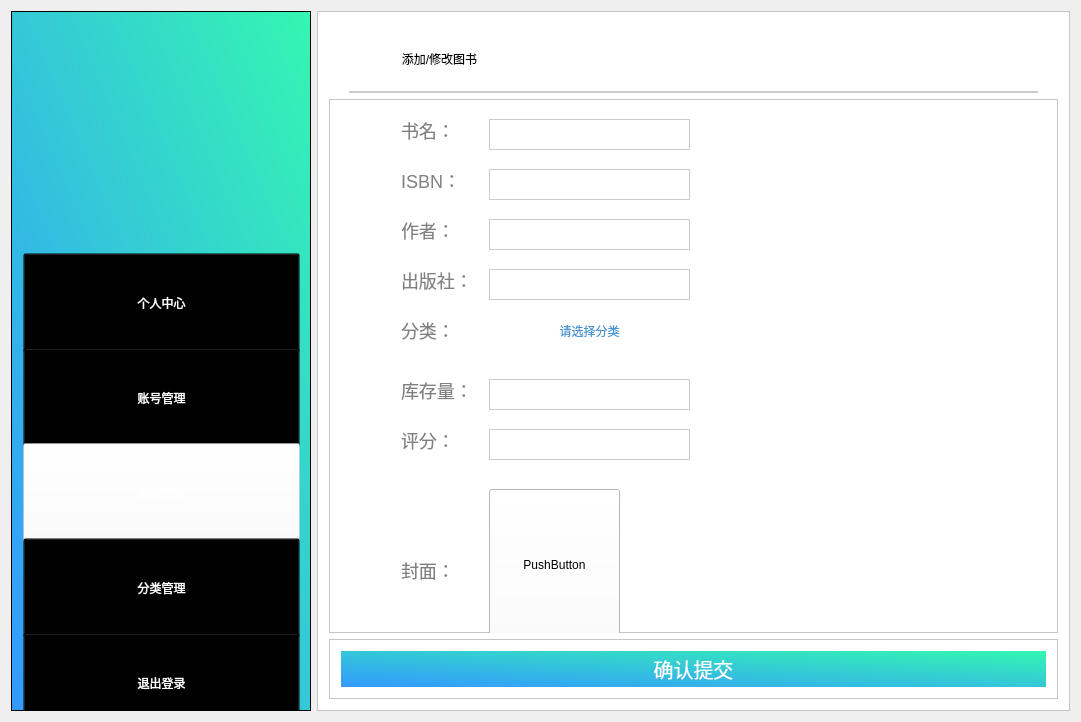
<?xml version="1.0" encoding="UTF-8"?>
<ui version="4.0">
 <class>admin_addbook</class>
 <widget class="QWidget" name="admin_addbook">
  <property name="geometry">
   <rect>
    <x>0</x>
    <y>0</y>
    <width>1081</width>
    <height>722</height>
   </rect>
  </property>
  <property name="windowTitle">
   <string>admin_addbook</string>
  </property>
  <layout class="QHBoxLayout" name="horizontalLayout">
   <item>
    <widget class="QFrame" name="frame">
     <property name="sizePolicy">
      <sizepolicy hsizetype="Fixed" vsizetype="Expanding">
       <horstretch>0</horstretch>
       <verstretch>0</verstretch>
      </sizepolicy>
     </property>
     <property name="minimumSize">
      <size>
       <width>300</width>
       <height>700</height>
      </size>
     </property>
     <property name="styleSheet">
      <string notr="true">
background-color: qlineargradient(spread:pad, x1:0, y1:1, x2:1, y2:0, stop:0 rgba(51, 153, 255,1), stop:1 rgba(52, 246, 177,1));</string>
     </property>
     <property name="frameShape">
      <enum>QFrame::StyledPanel</enum>
     </property>
     <property name="frameShadow">
      <enum>QFrame::Raised</enum>
     </property>
     <widget class="QFrame" name="frame_2">
      <property name="geometry">
       <rect>
        <x>70</x>
        <y>30</y>
        <width>171</width>
        <height>176</height>
       </rect>
      </property>
      <property name="minimumSize">
       <size>
        <width>0</width>
        <height>0</height>
       </size>
      </property>
      <property name="baseSize">
       <size>
        <width>0</width>
        <height>100</height>
       </size>
      </property>
      <property name="styleSheet">
       <string notr="true">image: url(:/Library/images/logo2.png);
background:transparent;</string>
      </property>
      <property name="frameShape">
       <enum>QFrame::StyledPanel</enum>
      </property>
      <property name="frameShadow">
       <enum>QFrame::Raised</enum>
      </property>
     </widget>
     <widget class="QFrame" name="frame_8">
      <property name="geometry">
       <rect>
        <x>0</x>
        <y>230</y>
        <width>301</width>
        <height>491</height>
       </rect>
      </property>
      <property name="styleSheet">
       <string notr="true">background:transparent;</string>
      </property>
      <property name="frameShape">
       <enum>QFrame::StyledPanel</enum>
      </property>
      <property name="frameShadow">
       <enum>QFrame::Raised</enum>
      </property>
      <layout class="QVBoxLayout" name="verticalLayout_6">
       <item>
        <layout class="QVBoxLayout" name="verticalLayout">
         <property name="spacing">
          <number>7</number>
         </property>
         <property name="sizeConstraint">
          <enum>QLayout::SetDefaultConstraint</enum>
         </property>
         <item>
          <widget class="QPushButton" name="btnPersonal">
           <property name="minimumSize">
            <size>
             <width>0</width>
             <height>100</height>
            </size>
           </property>
           <property name="styleSheet">
            <string notr="true">font: 12pt &quot;微软雅黑&quot;;
color:white;
background:transparent;
cursor:pointer;</string>
           </property>
           <property name="text">
            <string>个人中心</string>
           </property>
          </widget>
         </item>
         <item>
          <widget class="QPushButton" name="btnSearchuser">
           <property name="minimumSize">
            <size>
             <width>0</width>
             <height>100</height>
            </size>
           </property>
           <property name="styleSheet">
            <string notr="true">font: 12pt &quot;微软雅黑&quot;;
color:white;
background:transparent;
cursor:pointer;</string>
           </property>
           <property name="text">
            <string>账号管理</string>
           </property>
          </widget>
         </item>
         <item>
          <widget class="QPushButton" name="btnSearchbook">
           <property name="minimumSize">
            <size>
             <width>0</width>
             <height>100</height>
            </size>
           </property>
           <property name="styleSheet">
            <string notr="true">font: 12pt &quot;微软雅黑&quot;;
color:white;
background:transparent;
cursor:pointer;
background-color:rgba(255,255,255,0.4);</string>
           </property>
           <property name="text">
            <string>图书管理</string>
           </property>
          </widget>
         </item>
         <item>
          <widget class="QPushButton" name="btnClassify">
           <property name="minimumSize">
            <size>
             <width>0</width>
             <height>100</height>
            </size>
           </property>
           <property name="styleSheet">
            <string notr="true">font: 12pt &quot;微软雅黑&quot;;
color:white;
background:transparent;
cursor:pointer;</string>
           </property>
           <property name="text">
            <string>分类管理</string>
           </property>
          </widget>
         </item>
         <item>
          <widget class="QPushButton" name="btnLogout">
           <property name="minimumSize">
            <size>
             <width>0</width>
             <height>100</height>
            </size>
           </property>
           <property name="styleSheet">
            <string notr="true">font: 12pt &quot;微软雅黑&quot;;
color:white;
background:transparent;
cursor:pointer;
</string>
           </property>
           <property name="text">
            <string>退出登录</string>
           </property>
          </widget>
         </item>
        </layout>
       </item>
      </layout>
     </widget>
    </widget>
   </item>
   <item>
    <widget class="QFrame" name="frame_3">
     <property name="styleSheet">
      <string notr="true">background:white;</string>
     </property>
     <property name="frameShape">
      <enum>QFrame::StyledPanel</enum>
     </property>
     <property name="frameShadow">
      <enum>QFrame::Raised</enum>
     </property>
     <layout class="QVBoxLayout" name="verticalLayout_2">
      <item>
       <widget class="QFrame" name="frame_4">
        <property name="sizePolicy">
         <sizepolicy hsizetype="Preferred" vsizetype="Maximum">
          <horstretch>0</horstretch>
          <verstretch>0</verstretch>
         </sizepolicy>
        </property>
        <property name="maximumSize">
         <size>
          <width>16777215</width>
          <height>70</height>
         </size>
        </property>
        <property name="styleSheet">
         <string notr="true">border:2px solid #cccccc;
font: 14pt &quot;微软雅黑&quot;;
border-top:0;
border-left:0;
border-right:0;
margin-left:20px;
margin-right:20px;</string>
        </property>
        <property name="frameShape">
         <enum>QFrame::StyledPanel</enum>
        </property>
        <property name="frameShadow">
         <enum>QFrame::Raised</enum>
        </property>
        <widget class="QPushButton" name="pushButton_2">
         <property name="geometry">
          <rect>
           <x>20</x>
           <y>10</y>
           <width>181</width>
           <height>51</height>
          </rect>
         </property>
         <property name="styleSheet">
          <string notr="true">border:none;
</string>
         </property>
         <property name="text">
          <string>添加/修改图书</string>
         </property>
        </widget>
       </widget>
      </item>
      <item>
       <widget class="QFrame" name="frame_5">
        <property name="frameShape">
         <enum>QFrame::StyledPanel</enum>
        </property>
        <property name="frameShadow">
         <enum>QFrame::Raised</enum>
        </property>
        <widget class="QLineEdit" name="lineEdit">
         <property name="geometry">
          <rect>
           <x>70</x>
           <y>20</y>
           <width>61</width>
           <height>31</height>
          </rect>
         </property>
         <property name="styleSheet">
          <string notr="true">color:#808080;
border:none;
font-size:18px;
font-family:&quot;微软雅黑&quot;;
text-align:left;</string>
         </property>
         <property name="text">
          <string>书名：</string>
         </property>
        </widget>
        <widget class="QLineEdit" name="lineEdit_2">
         <property name="geometry">
          <rect>
           <x>70</x>
           <y>70</y>
           <width>81</width>
           <height>31</height>
          </rect>
         </property>
         <property name="styleSheet">
          <string notr="true">color:#808080;
border:none;
font-size:18px;
font-family:&quot;微软雅黑&quot;;
text-align:left;</string>
         </property>
         <property name="text">
          <string>ISBN：</string>
         </property>
        </widget>
        <widget class="QLineEdit" name="lineEdit_3">
         <property name="geometry">
          <rect>
           <x>70</x>
           <y>120</y>
           <width>81</width>
           <height>31</height>
          </rect>
         </property>
         <property name="styleSheet">
          <string notr="true">color:#808080;
border:none;
font-size:18px;
font-family:&quot;微软雅黑&quot;;
text-align:left;</string>
         </property>
         <property name="text">
          <string>作者：</string>
         </property>
        </widget>
        <widget class="QLineEdit" name="lineEdit_5">
         <property name="geometry">
          <rect>
           <x>70</x>
           <y>220</y>
           <width>61</width>
           <height>31</height>
          </rect>
         </property>
         <property name="styleSheet">
          <string notr="true">color:#808080;
border:none;
font-size:18px;
font-family:&quot;微软雅黑&quot;;
text-align:left;</string>
         </property>
         <property name="text">
          <string>分类：</string>
         </property>
        </widget>
        <widget class="QLineEdit" name="lineEdit_6">
         <property name="geometry">
          <rect>
           <x>70</x>
           <y>460</y>
           <width>61</width>
           <height>31</height>
          </rect>
         </property>
         <property name="styleSheet">
          <string notr="true">color:#808080;
border:none;
font-size:18px;
font-family:&quot;微软雅黑&quot;;
text-align:left;</string>
         </property>
         <property name="text">
          <string>封面：</string>
         </property>
        </widget>
        <widget class="QLineEdit" name="etName">
         <property name="geometry">
          <rect>
           <x>160</x>
           <y>20</y>
           <width>201</width>
           <height>31</height>
          </rect>
         </property>
         <property name="styleSheet">
          <string notr="true">border:1px solid #cccccc;
font-size:18px;
font-family:&quot;微软雅黑&quot;;
text-align:left;</string>
         </property>
         <property name="text">
          <string/>
         </property>
        </widget>
        <widget class="QLineEdit" name="etISBN">
         <property name="geometry">
          <rect>
           <x>160</x>
           <y>70</y>
           <width>201</width>
           <height>31</height>
          </rect>
         </property>
         <property name="styleSheet">
          <string notr="true">color:#808080;
border:1px solid #cccccc;
font-size:18px;
font-family:&quot;微软雅黑&quot;;
text-align:left;</string>
         </property>
        </widget>
        <widget class="QLineEdit" name="etAuthor">
         <property name="geometry">
          <rect>
           <x>160</x>
           <y>120</y>
           <width>201</width>
           <height>31</height>
          </rect>
         </property>
         <property name="styleSheet">
          <string notr="true">color:#808080;
border:1px solid #cccccc;
font-size:18px;
font-family:&quot;微软雅黑&quot;;
text-align:left;</string>
         </property>
        </widget>
        <widget class="QLineEdit" name="lineEdit_4">
         <property name="geometry">
          <rect>
           <x>70</x>
           <y>170</y>
           <width>81</width>
           <height>31</height>
          </rect>
         </property>
         <property name="styleSheet">
          <string notr="true">color:#808080;
border:none;
font-size:18px;
font-family:&quot;微软雅黑&quot;;
text-align:left;</string>
         </property>
         <property name="text">
          <string>出版社：</string>
         </property>
        </widget>
        <widget class="QLineEdit" name="etPublish">
         <property name="geometry">
          <rect>
           <x>160</x>
           <y>170</y>
           <width>201</width>
           <height>31</height>
          </rect>
         </property>
         <property name="styleSheet">
          <string notr="true">color:#808080;
border:1px solid #cccccc;
font-size:18px;
font-family:&quot;微软雅黑&quot;;
text-align:left;</string>
         </property>
        </widget>
        <widget class="QPushButton" name="btnClassifyShow">
         <property name="geometry">
          <rect>
           <x>160</x>
           <y>220</y>
           <width>201</width>
           <height>23</height>
          </rect>
         </property>
         <property name="styleSheet">
          <string notr="true">color:#4695d2;
border:none;
background:white;
text-size:80px;</string>
         </property>
         <property name="text">
          <string>请选择分类</string>
         </property>
        </widget>
        <widget class="QPushButton" name="btnCover">
         <property name="geometry">
          <rect>
           <x>160</x>
           <y>390</y>
           <width>131</width>
           <height>151</height>
          </rect>
         </property>
         <property name="text">
          <string>PushButton</string>
         </property>
        </widget>
        <widget class="QLineEdit" name="lineEdit_10">
         <property name="geometry">
          <rect>
           <x>70</x>
           <y>280</y>
           <width>81</width>
           <height>31</height>
          </rect>
         </property>
         <property name="styleSheet">
          <string notr="true">color:#808080;
border:none;
font-size:18px;
font-family:&quot;微软雅黑&quot;;
text-align:left;</string>
         </property>
         <property name="text">
          <string>库存量：</string>
         </property>
        </widget>
        <widget class="QLineEdit" name="etCount">
         <property name="geometry">
          <rect>
           <x>160</x>
           <y>280</y>
           <width>201</width>
           <height>31</height>
          </rect>
         </property>
         <property name="styleSheet">
          <string notr="true">color:#808080;
border:1px solid #cccccc;
font-size:18px;
font-family:&quot;微软雅黑&quot;;
text-align:left;</string>
         </property>
        </widget>
        <widget class="QLineEdit" name="lineEdit_13">
         <property name="geometry">
          <rect>
           <x>70</x>
           <y>330</y>
           <width>81</width>
           <height>31</height>
          </rect>
         </property>
         <property name="styleSheet">
          <string notr="true">color:#808080;
border:none;
font-size:18px;
font-family:&quot;微软雅黑&quot;;
text-align:left;</string>
         </property>
         <property name="text">
          <string>评分：</string>
         </property>
        </widget>
        <widget class="QLineEdit" name="etScore">
         <property name="geometry">
          <rect>
           <x>160</x>
           <y>330</y>
           <width>201</width>
           <height>31</height>
          </rect>
         </property>
         <property name="styleSheet">
          <string notr="true">color:#808080;
border:1px solid #cccccc;
font-size:18px;
font-family:&quot;微软雅黑&quot;;
text-align:left;</string>
         </property>
         <property name="text">
          <string/>
         </property>
        </widget>
       </widget>
      </item>
      <item>
       <widget class="QFrame" name="frame_6">
        <property name="sizePolicy">
         <sizepolicy hsizetype="Preferred" vsizetype="Maximum">
          <horstretch>0</horstretch>
          <verstretch>0</verstretch>
         </sizepolicy>
        </property>
        <property name="maximumSize">
         <size>
          <width>16777215</width>
          <height>60</height>
         </size>
        </property>
        <property name="frameShape">
         <enum>QFrame::StyledPanel</enum>
        </property>
        <property name="frameShadow">
         <enum>QFrame::Raised</enum>
        </property>
        <layout class="QHBoxLayout" name="horizontalLayout_2">
         <item>
          <widget class="QPushButton" name="btnAdd">
           <property name="sizePolicy">
            <sizepolicy hsizetype="Minimum" vsizetype="Expanding">
             <horstretch>0</horstretch>
             <verstretch>0</verstretch>
            </sizepolicy>
           </property>
           <property name="styleSheet">
            <string notr="true">color:white;
border:none;
font-size:20px;
font-family:&quot;微软雅黑&quot;;
background-color: qlineargradient(spread:pad, x1:0, y1:1, x2:1, y2:0, stop:0 rgba(51, 153, 255,1), stop:1 rgba(52, 246, 177,1));
padding-top:5;
padding-bottom:5;</string>
           </property>
           <property name="text">
            <string>确认提交</string>
           </property>
          </widget>
         </item>
        </layout>
       </widget>
      </item>
     </layout>
    </widget>
   </item>
  </layout>
 </widget>
 <layoutdefault spacing="6" margin="11"/>
 <resources>
  <include location="library.qrc"/>
 </resources>
 <connections/>
</ui>
